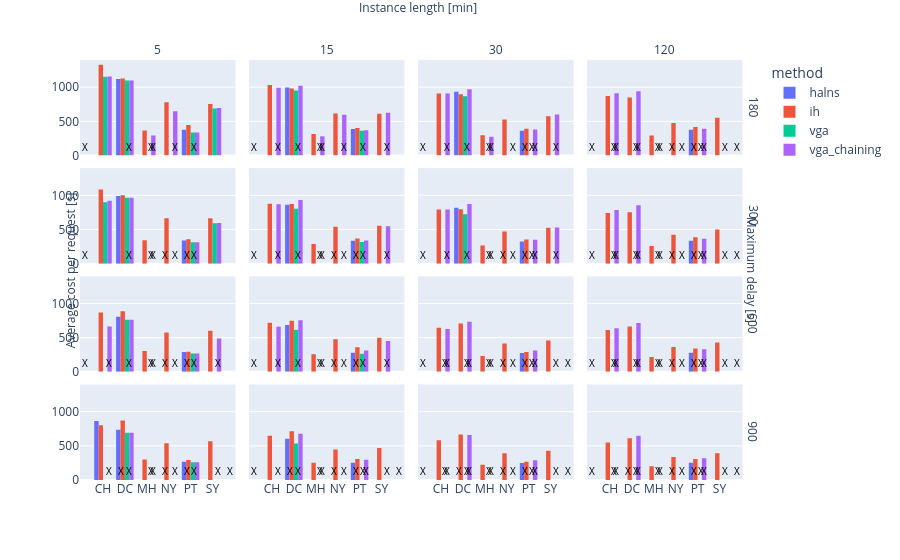

The cell this chart's notebook holds for it:
### Code cell
fig = px.histogram(
    avg_cost_df,
    x='area_short',
    y='cost_per_request',
    color=choose_fighter,
    barmode='group',
    facet_col='duration_minutes',
    facet_row='max_delay',
)

# Add X annotations for missing method/area combos
for _, row in avg_cost_df[avg_cost_df['is_missing']].iterrows():
    axis_ref = vals_to_axis[(row['duration_minutes'], row['max_delay'])]

    xref = f'x{axis_ref}' if axis_ref > 1 else 'x'
    yref = f'y{axis_ref}' if axis_ref > 1 else 'y'

    offset = offsets[row[choose_fighter]] * 0.3  # tweak this for spacing
    fig.add_annotation(
        x=row['area_short'],
        y=0,
        text="X",
        xanchor='center',
        yanchor='bottom',
        showarrow=False,
        font=dict(color='black', size=10),
        xref=xref,
        yref=yref,
        xshift=offset * 40  # pixel offset for visual spacing
    )
    # 0.3, 50

# Shared axes titles
fig.for_each_yaxis(lambda y: y.update(title=''))  # Remove titles
fig.add_annotation(
    x=-0.03, y=0.5, text="Average cost per request [s]", textangle=-90,
    xref="paper", yref="paper", showarrow=False
)
fig.for_each_xaxis(lambda x: x.update(title=''))  # Remove titles
fig.add_annotation(
    x=0.5, y=1.15, text="Instance length [min]", xref="paper", yref="paper", showarrow=False
)  # Add shared title
fig.add_annotation(
    x=1.01, y=0.5, text="Maximum delay [s]", xref="paper", yref="paper", showarrow=False, textangle=90
)  # Add shared facet row title

fig.for_each_annotation(lambda a: a.update(text=a.text.split("=")[-1]))
# fig.update_traces(textfont_size=7)
# fig.write_image(f"{IMG_PATH}/avg_cost_{choose_fighter}.png", width=1200, height=800)
fig.show()
